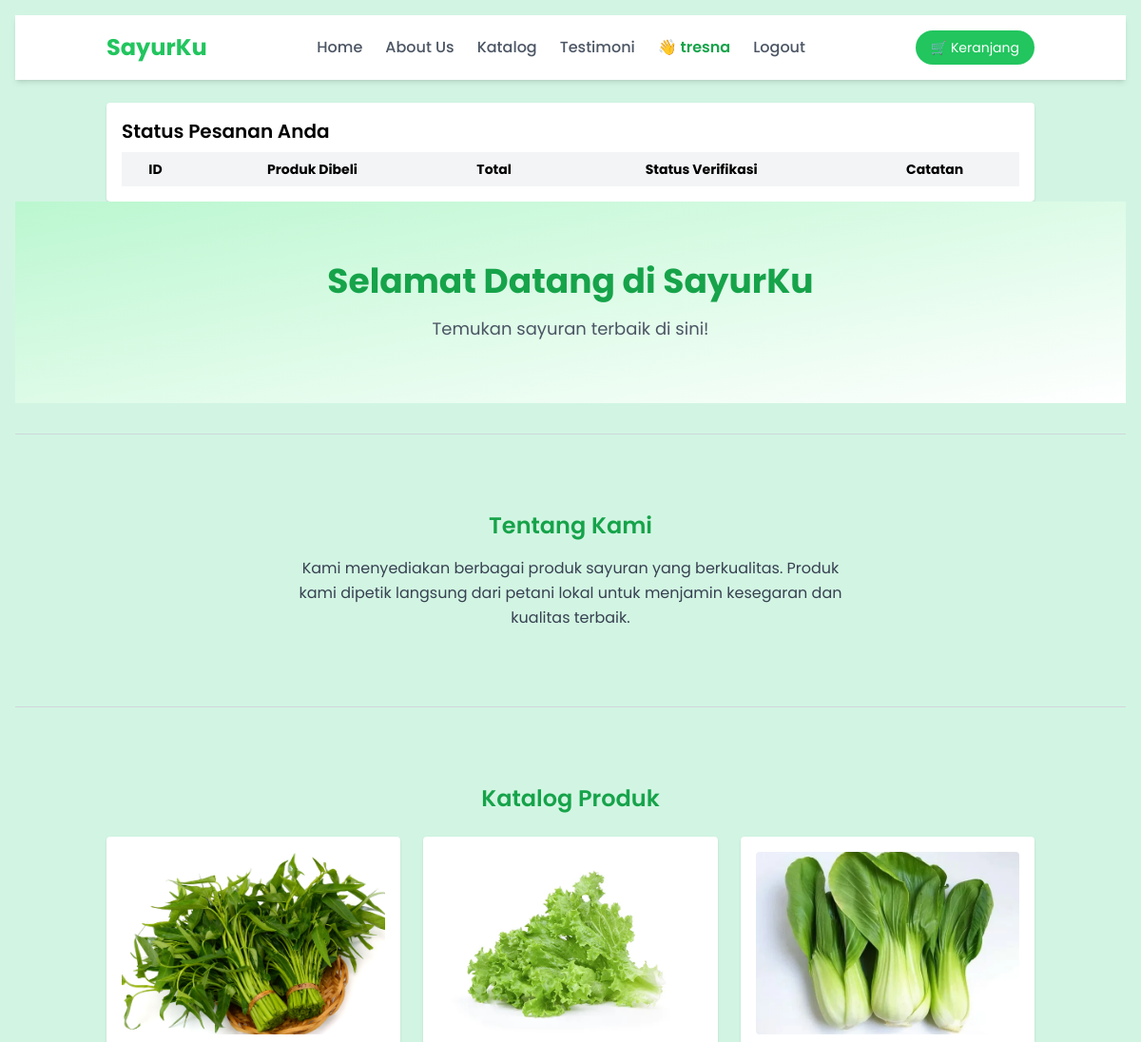
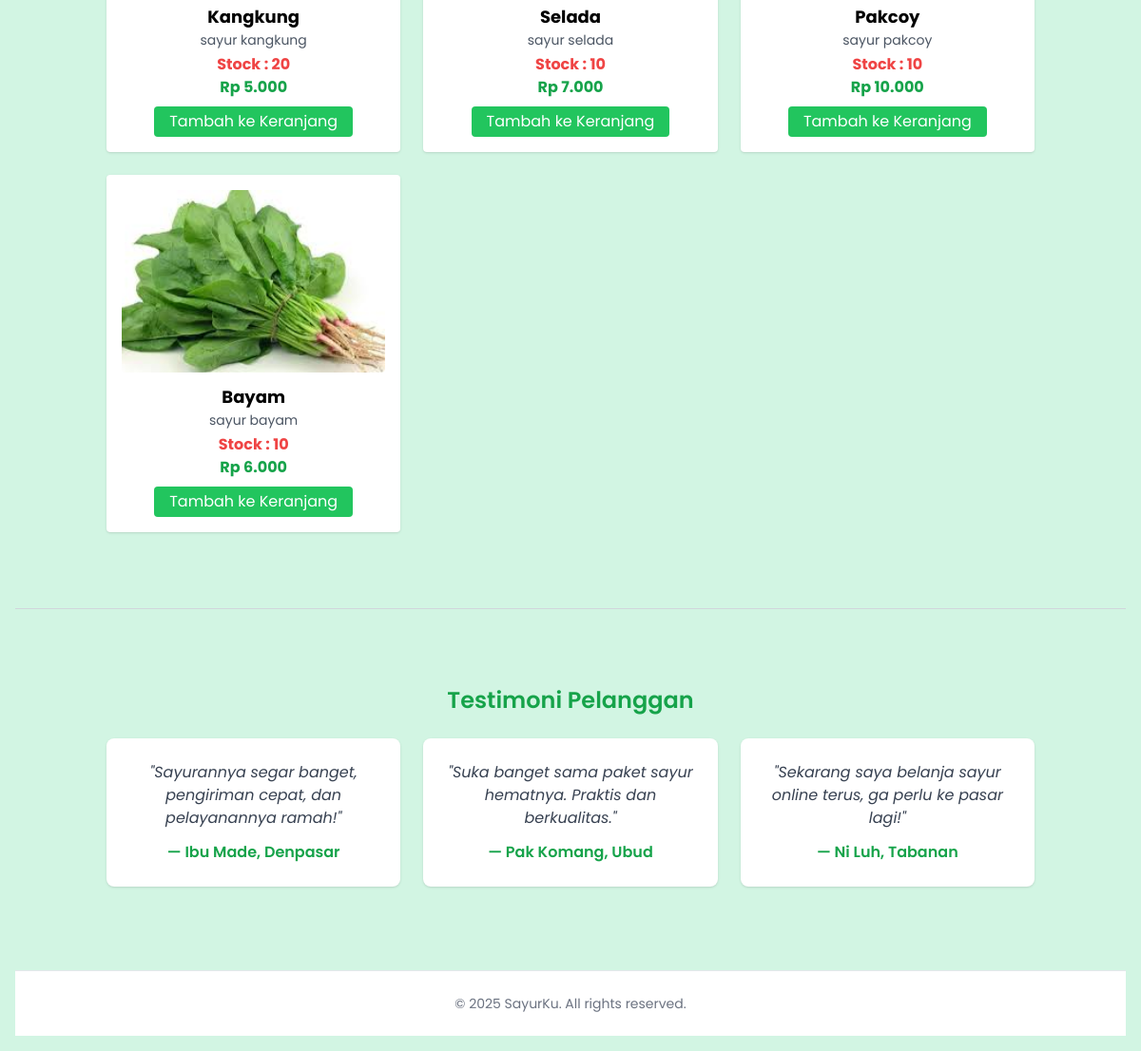
Page /index.php (signed in) on the committed database (2 pictures, top to bottom).
### tables this page shows
CREATE TABLE `products` (
  `id` int(11) NOT NULL,
  `name` varchar(100) NOT NULL,
  `description` text DEFAULT NULL,
  `stock` int(11) NOT NULL,
  `price` decimal(10,2) NOT NULL,
  `image` varchar(255) DEFAULT NULL
);

### index.php (the view, shortened to what this page needs)
<?php include 'db.php'; session_start(); ?>
<!DOCTYPE html>
<html lang="en">
<head>
  <script src="https://cdn.tailwindcss.com"></script>
</head>
<body class="bg-[#d2f5e3] min-h-screen p-4">
  <nav class="bg-white shadow-md sticky top-0 z-10">
    <div class="container mx-auto px-6 py-4 flex justify-between items-center">
      <h1 class="text-2xl font-bold text-green-500">SayurKu</h1>
      <ul class="flex space-x-6 text-gray-600 font-medium items-center">
  <li><a href="#home" class="hover:text-green-500">Home</a></li>
  <li><a href="#about" class="hover:text-green-500">About Us</a></li>
  <li><a href="#catalog" class="hover:text-green-500">Katalog</a></li>
  <li><a href="#testimoni" class="hover:text-green-500">Testimoni</a></li>
  <?php if (isset($_SESSION['user'])): ?>
    <li class="text-green-600 font-semibold">
      👋 <?= htmlspecialchars($_SESSION['user']['username']) ?>
    </li>
    <li><a href="logout.php" class="hover:text-green-500">Logout</a></li>
  <?php else: ?>
    <li><a href="login.php" class="hover:text-green-500">Login</a></li>
  <?php endif; ?>
</ul>
      <a href="cart.php" class="bg-green-500 hover:bg-green-600 text-white px-4 py-2 rounded-full text-sm">
        🛒 Keranjang
      </a>
    </div>
  </nav>
  <?php if (isset($_SESSION['user']) && $_SESSION['user']['role'] == 'pelanggan'): ?>
  <div class="container mx-auto px-6">
    <div class="bg-white p-4 mt-6 shadow rounded">
      <h2 class="text-xl font-semibold mb-2">Status Pesanan Anda</h2>
      <table class="w-full text-sm text-center">
        <thead>
          <tr class="bg-gray-100">
            <th class="p-2">ID</th>
            <th class="p-2">Produk Dibeli</th>
            <th class="p-2">Total</th>
            <th class="p-2">Status Verifikasi</th>
            <th class="p-2">Catatan</th>
          </tr>
        </thead>
      </table>
    </div>
  </div>
<?php endif; ?>
  <section id="home" class="text-center py-16 bg-gradient-to-br from-green-200 to-white">
    <h2 class="text-4xl font-bold mb-4 text-green-600">Selamat Datang di SayurKu</h2>
    <p class="text-lg text-gray-600">Temukan sayuran terbaik di sini!</p>
  </section>
<div class="my-8 border-t border-gray-300"></div>
  <section id="about" class="container mx-auto px-6 py-12 text-center">
    <h3 class="text-2xl font-semibold mb-4 text-green-600">Tentang Kami</h3>
    <p class="text-gray-700 leading-relaxed max-w-xl mx-auto">
      Kami menyediakan berbagai produk sayuran yang berkualitas. Produk kami dipetik langsung dari petani lokal untuk menjamin kesegaran dan kualitas terbaik.
    </p>
  </section>
<div class="my-8 border-t border-gray-300"></div>
<section id="catalog" class="container mx-auto px-6 py-12" x-data="{ modalOpen: false, modalImage: '' }">
  <h3 class="text-2xl font-semibold mb-6 text-green-600 text-center">Katalog Produk</h3>
  <div class="grid grid-cols-1 sm:grid-cols-2 md:grid-cols-3 gap-6">
    <?php
    $result = $conn->query("SELECT * FROM products");
    while ($row = $result->fetch_assoc()):
    ?>
    <div class="bg-white rounded shadow p-4 hover:shadow-lg transition">
      <div class="overflow-hidden rounded mb-3 cursor-pointer" @click="modalOpen = true; modalImage = 'assets/uploads/<?= $row['image'] ?>'">
        <img
          src="assets/uploads/<?= $row['image'] ?>"
          class="w-full h-48 object-cover transform transition-transform duration-300 hover:scale-110"
          alt="<?= $row['name'] ?>"
        >
      </div>
      <h4 class="text-lg font-bold text-center"><?= $row['name'] ?></h4>
      <p class="text-sm text-gray-600 mb-1 text-center"><?= $row['description'] ?></p>
       <h6 class="text-base font-bold text-red-500 text-center">Stock : <?= $row['stock'] ?></h6>
      <p class="text-green-600 font-bold mb-2 text-center">Rp <?= number_format($row['price'], 0, ',', '.') ?></p>
      <form method="post" action="cart.php">
        <div class="flex justify-center mt-2">
  <button class="bg-green-500 text-white px-4 py-1 rounded hover:bg-green-600">
    Tambah ke Keranjang
  </button>
</div>
      </form>
    </div>
    <?php endwhile; ?>
  </div>
</section>
<div class="my-8 border-t border-gray-300"></div>
  <section id="testimoni" class="container mx-auto px-6 py-12 text-center">
    <h3 class="text-2xl font-semibold mb-6 text-green-600">Testimoni Pelanggan</h3>
    <div class="grid grid-cols-1 md:grid-cols-3 gap-6">
      <div class="bg-white p-6 rounded-lg shadow hover:shadow-md">
        <p class="text-gray-700 italic mb-3">"Sayurannya segar banget, pengiriman cepat, dan pelayanannya ramah!"</p>
        <h4 class="font-semibold text-green-600">— Ibu Made, Denpasar</h4>
      </div>
      <div class="bg-white p-6 rounded-lg shadow hover:shadow-md">
        <p class="text-gray-700 italic mb-3">"Suka banget sama paket sayur hematnya. Praktis dan berkualitas."</p>
        <h4 class="font-semibold text-green-600">— Pak Komang, Ubud</h4>
      </div>
      <div class="bg-white p-6 rounded-lg shadow hover:shadow-md">
        <p class="text-gray-700 italic mb-3">"Sekarang saya belanja sayur online terus, ga perlu ke pasar lagi!"</p>
        <h4 class="font-semibold text-green-600">— Ni Luh, Tabanan</h4>
      </div>
    </div>
  </section>
  <footer class="bg-white text-center py-6 mt-10 border-t">
    <p class="text-sm text-gray-500">&copy; <?= date('Y') ?> SayurKu. All rights reserved.</p>
  </footer>
</body>
</html>

### index.php (style rules this page uses)
body { font-family: 'Poppins', sans-serif; }

### rows in the picture
products: image (picture), name "Kangkung", description "sayur kangkung", stock "20", price "5.000"
products: image (picture), name "Selada", description "sayur selada", stock "10", price "7.000"
products: image (picture), name "Pakcoy", description "sayur pakcoy", stock "10", price "10.000"
products: image (picture), name "Bayam", description "sayur bayam", stock "10", price "6.000"

### other values in the picture
$_SESSION['user']['username'] "tresna"
